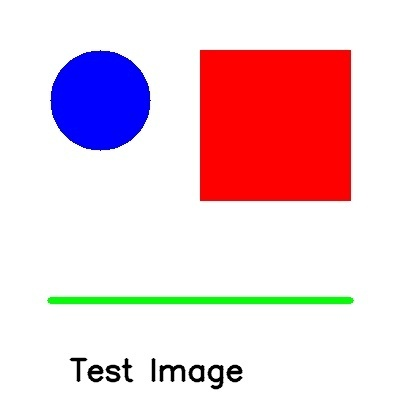
#> input picture AI/test_image.jpg, 400 x 400 px
$ python 4.py
#> lines starting #> are read from the running program, lines starting #| are printed output that depends on the picture; after the words box and inside, x2 and y2 are one past the last pixel; in counts of white or black regions, pixels touching at a corner belong together
import cv2
import matplotlib.pyplot as plt
import numpy as np

# HSV
image = cv2.imread("test_image.jpg")
#> image is the input picture: shape (400, 400, 3); mean B, G, R 212.5, 203.6, 236.1

# # BGR -> HSV 변환
# hsv_image = cv2.cvtColor(image, cv2.COLOR_BGR2HSV)

# # cv2.imshow("hsv", hsv_image)
# # cv2.waitKey(0)
# # cv2.destroyAllWindows()

# # 색상범위 설정(빨간색)
# # lower = np.array([0, 120, 70])
# # upper = np.array([10, 255, 255])

# # 색상범위 설정(파란색)
# # lower = np.array([90, 100, 100])
# # upper = np.array([120, 255, 255])

# # 색상범위 설정(초록색)
# lower = np.array([50, 100, 100])
# upper = np.array([70, 255, 255])

# # 마스크 생성
# mask = cv2.inRange(hsv_image, lower, upper)

# # 원본이미지에 마스크 적용
# result = cv2.bitwise_and(image, image, mask=mask)

# plt.figure(figsize=(12, 4))

# # 원본
# plt.subplot(1, 3, 1)
# plt.title("original")
# plt.imshow(cv2.cvtColor(image, cv2.COLOR_BGR2RGB))
# plt.axis("off")

# # 마스크
# plt.subplot(1, 3, 2)
# plt.title("mask")
# plt.imshow(mask, cmap="gray")
# plt.axis("off")

# # 결과
# plt.subplot(1, 3, 3)
# plt.title("result")
# plt.imshow(cv2.cvtColor(result, cv2.COLOR_BGR2RGB))
# plt.axis("off")

# plt.show()

# erode, dilate
# hsv = cv2.cvtColor(image, cv2.COLOR_BGR2HSV)

# lower = np.array([100, 150, 0])
# upper = np.array([140, 255, 255])

# # 마스크 생성
# mask = cv2.inRange(hsv, lower, upper)

# # 커널
# kernel = np.ones((5, 5), np.uint8)

# # 침식연산: 작은 노이즈 제거 등, 객체의 경계를 줄임
# mask_eroded = cv2.erode(mask, kernel, iterations=1) # None : 3*3 기본커널

# # 팽창연산 : 객체의 경계를 확장하거나 침식 후 복원
# mask_dilated = cv2.dilate(mask, kernel, iterations=1)

# fig, axes = plt.subplots(2, 2, figsize=(10, 10))

# axes[0, 0].imshow(cv2.cvtColor(image, cv2.COLOR_BGR2RGB))
# axes[0, 0].set_title("orginal")
# axes[0, 0].axis("off")

# axes[0, 1].imshow(mask, cmap="gray")
# axes[0, 1].set_title("mask")
# axes[0, 1].axis("off")

# axes[1, 0].imshow(mask_eroded, cmap="gray")
# axes[1, 0].set_title("erode")
# axes[1, 0].axis("off")

# axes[1, 1].imshow(mask_dilated, cmap="gray")
# axes[1, 1].set_title("dilate")
# axes[1, 1].axis("off")

# plt.tight_layout()
# plt.show()

# 스킨 검출
image = cv2.imread("jennie.jpeg")
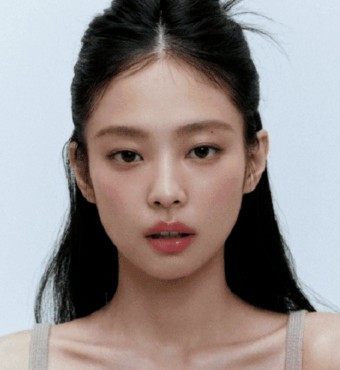
#> input picture AI/jennie.jpeg, 340 x 370 px
#> image is the input picture: shape (370, 340, 3); mean B, G, R 138.1, 139.5, 148.5

hsv = cv2.cvtColor(image, cv2.COLOR_BGR2HSV)
#> hsv: shape (370, 340, 3); mean H, S, V 49, 55.1, 157.4

# 피부색 범위
# H : 0~20, S : 48~255, V: 80~255
lower = np.array([0, 48, 80])
upper = np.array([20, 255, 255])

mask = cv2.inRange(hsv, lower, upper)
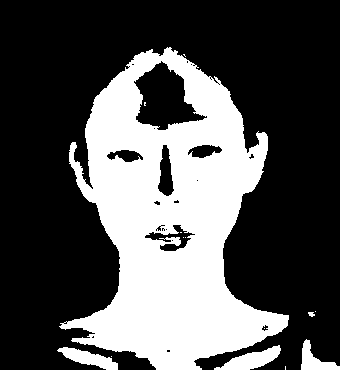
#> mask: shape (370, 340); 32.6% white; 14 white regions (9 under 20 px), largest, box (x1, y1, x2, y2) and area: (59, 47, 289, 370) 38984, (214, 345, 281, 370) 783, (57, 347, 118, 370) 654, (301, 339, 340, 370) 519, (308, 312, 315, 317) 25

# 노이즈 제거
kernel = np.ones((5, 5), np.uint8)

# 침식연산
mask_eroded = cv2.erode(mask, kernel, iterations=1)
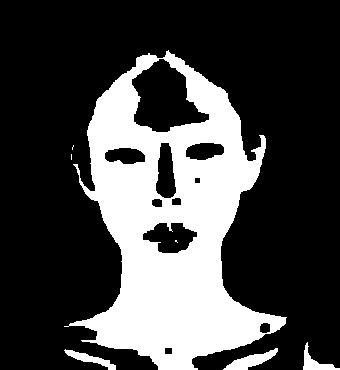
#> mask_eroded: shape (370, 340); 27.6% white; 7 white regions (3 under 20 px), largest, box (x1, y1, x2, y2) and area: (64, 50, 287, 370) 33584, (223, 348, 278, 370) 494, (64, 349, 116, 370) 345, (303, 342, 340, 370) 328

# 팽창연산
mask_dilated = cv2.dilate(mask, kernel, iterations=1)
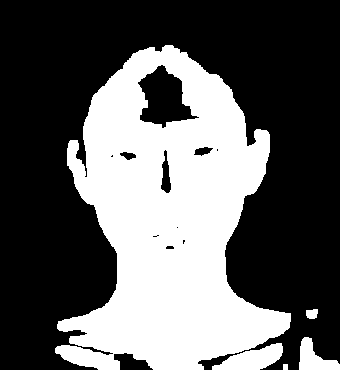
#> mask_dilated: shape (370, 340); 37.2% white; 5 white regions

# 컨투어 윤곽선
# 우리가 원하는 영역 => 마스크 된 부분
contours, _ = cv2.findContours(mask.copy(), cv2.RETR_EXTERNAL, cv2.CHAIN_APPROX_SIMPLE)
#> contours = 9 contours, 5 with area under 20; largest, box (x1, y1, x2, y2) and area: (59, 47, 289, 370) 42727, (214, 345, 281, 370) 712, (57, 347, 118, 370) 588, (301, 339, 340, 370) 459

# 원본 이미지에 윤곽선을 그리기
image_copy = image.copy()
cv2.drawContours(image_copy, contours, -1, (0, 255, 0), 2)
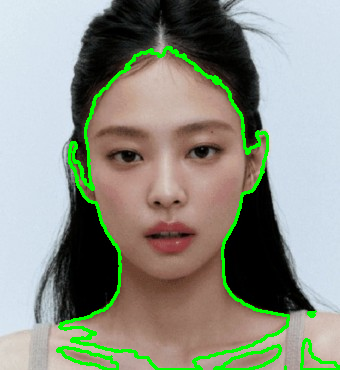
#> image_copy: shape (370, 340, 3); 4.51% of pixels changed, all inside (x1, y1, x2, y2) = (56, 46, 340, 370)

fig, axes = plt.subplots(2, 2, figsize=(10, 10))

axes[0, 0].imshow(cv2.cvtColor(image, cv2.COLOR_BGR2RGB))
axes[0, 0].set_title("orginal")
axes[0, 0].axis("off")

axes[0, 1].imshow(mask, cmap="gray")
axes[0, 1].set_title("mask")
axes[0, 1].axis("off")

axes[1, 0].imshow(cv2.cvtColor(image_copy, cv2.COLOR_BGR2RGB))
axes[1, 0].set_title("erode")
axes[1, 0].axis("off")

plt.tight_layout()
plt.show()
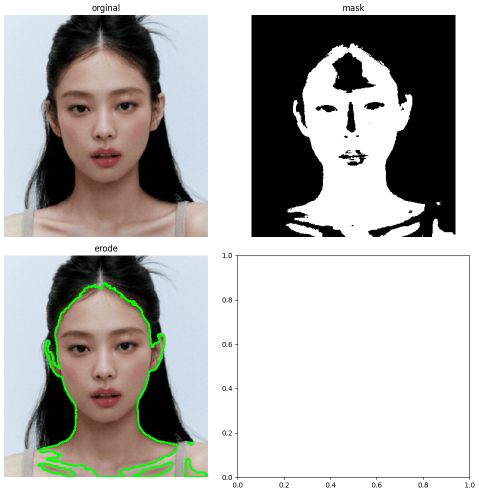
#> figure drawn by matplotlib, 3 panels
